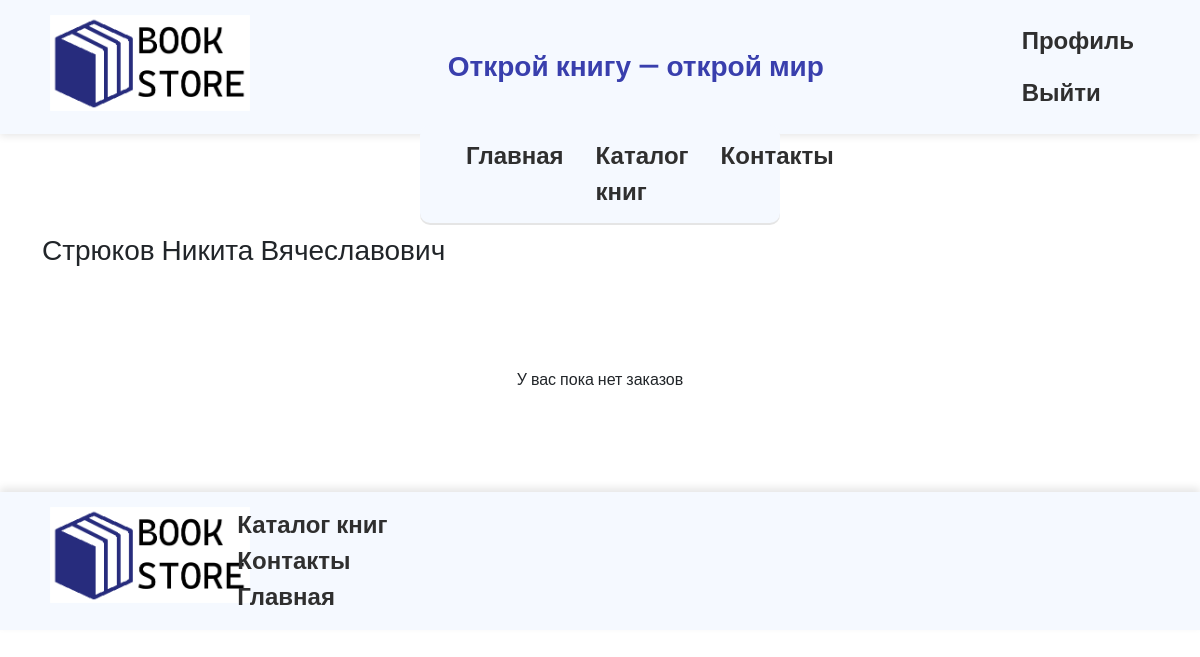
/profile/ (signed in), run on an earlier commit of the app's database.
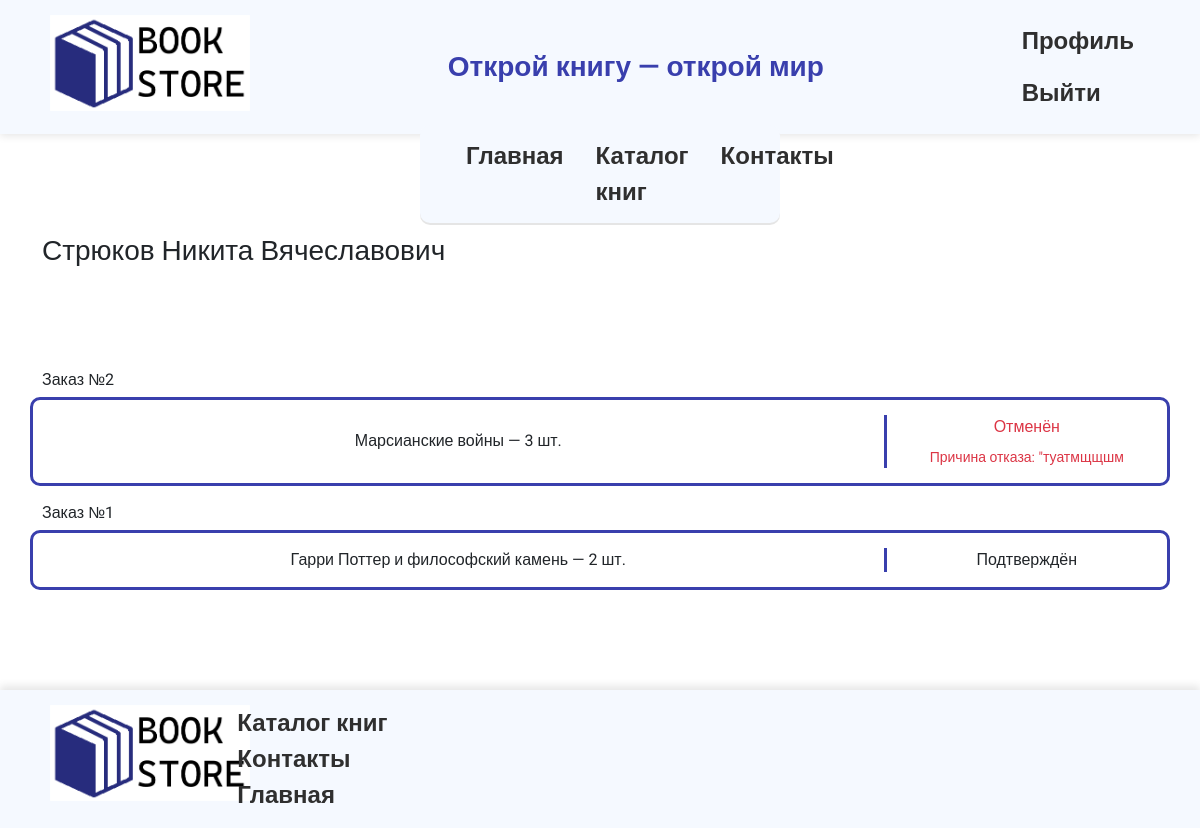
And on a later commit of the database.
### client/models.py (models this page shows, shortened)
class Order(models.Model):
    STATUS_CHOICES = (
        ('new', 'Новый'),
        ('confirmed', 'Подтвержден'),
        ('canceled', 'Отменен'),
    )
    user = models.ForeignKey(CustomUser, on_delete=models.CASCADE)
    created_at = models.DateTimeField(auto_now_add=True)
    total_amount = models.DecimalField(max_digits=10, decimal_places=2)
    status = models.CharField(max_length=20, choices=STATUS_CHOICES, default='new')
    cancel_reason = models.TextField(blank=True, null=True)

class OrderItem(models.Model):
    order = models.ForeignKey(Order, on_delete=models.CASCADE, related_name='items')
    book = models.ForeignKey(Books, on_delete=models.CASCADE)
    quantity = models.PositiveIntegerField()
    price = models.DecimalField(max_digits=10, decimal_places=2)

class Books(models.Model):
    title = models.CharField(max_length=200)
    description = models.TextField()
    author = models.CharField(max_length=150)
    price = models.DecimalField(max_digits=10, decimal_places=2)
    country = models.CharField(max_length=100)
    year = models.IntegerField()
    image = models.ImageField(upload_to='books/')
    genre = models.ManyToManyField(Genre)
    quantity = models.PositiveIntegerField(default=0)

### client/views.py (the view)
# urls.py: path('profile/', views.profile_page, name="profile"),
@login_required
def profile_page(request):
    orders = Order.objects.filter(user = request.user).order_by('-created_at')
    context = {
        'title_page' : 'Профиль',
        'orders': orders
    }
    return render(request,"profile.html", context)

### client/templates/profile.html (shortened to what this page needs)
{% extends './base.html' %}
{% block content %}
    <section class="profile-section">
        <div class="container">
            <h3 class="user-fio">{{user.last_name}} {{user.first_name}} {{user.patronymic}}</h3>
        </div>
    </section>
{% if orders %}
    <section class="orders-list">
        <div class="container">
            {% for order in orders %}
            <div class="order-card">
                <div class="order-number">Заказ №{{ order.id }}</div>
                <div class="order-info row">
                    <div class="col-9 order-left">
                        {% for item in order.items.all %}
                            <div class="order-item">
                                {{ item.book.title }} — {{ item.quantity }} шт.
                            </div>
                        {% endfor %}
                    </div>
                    <div class="order-right col-3">
                        <div class="order-status">
                            {% if order.status == "confirmed" %}
                                <div>Подтверждён</div>
                            {% elif order.status == "canceled" %}
                                <div class="text-danger">Отменён</div>
                            {% else %}
                                <div>Новый</div>
                            {% endif %}
                        </div>
                        {% if order.status == "canceled" and order.cancel_reason %}
                            <div class="cancel-reason mt-2 text-danger" style="font-size:14px;">
                                Причина отказа: {{ order.cancel_reason }}
                            </div>
                        {% endif %}
                    </div>
                </div>
            </div>
            {% endfor %}
        </div>
        {% else %}
            <div class="order-empty">У вас пока нет заказов</div>
        {% endif %}
    </section>
{% endblock %}

What changed in the data, as far as the page shows it:
added Order: id "2", status "Отменён", cancel_reason "\"туатмщщшм"
added OrderItem: book "Марсианские войны", quantity "3", shown under "2"
added Order: id "1", status "Подтверждён"
added OrderItem: book "Гарри Поттер и философский камень", quantity "2", shown under "1"
Also different on the page:
text no longer shown: "У вас пока нет заказов"
